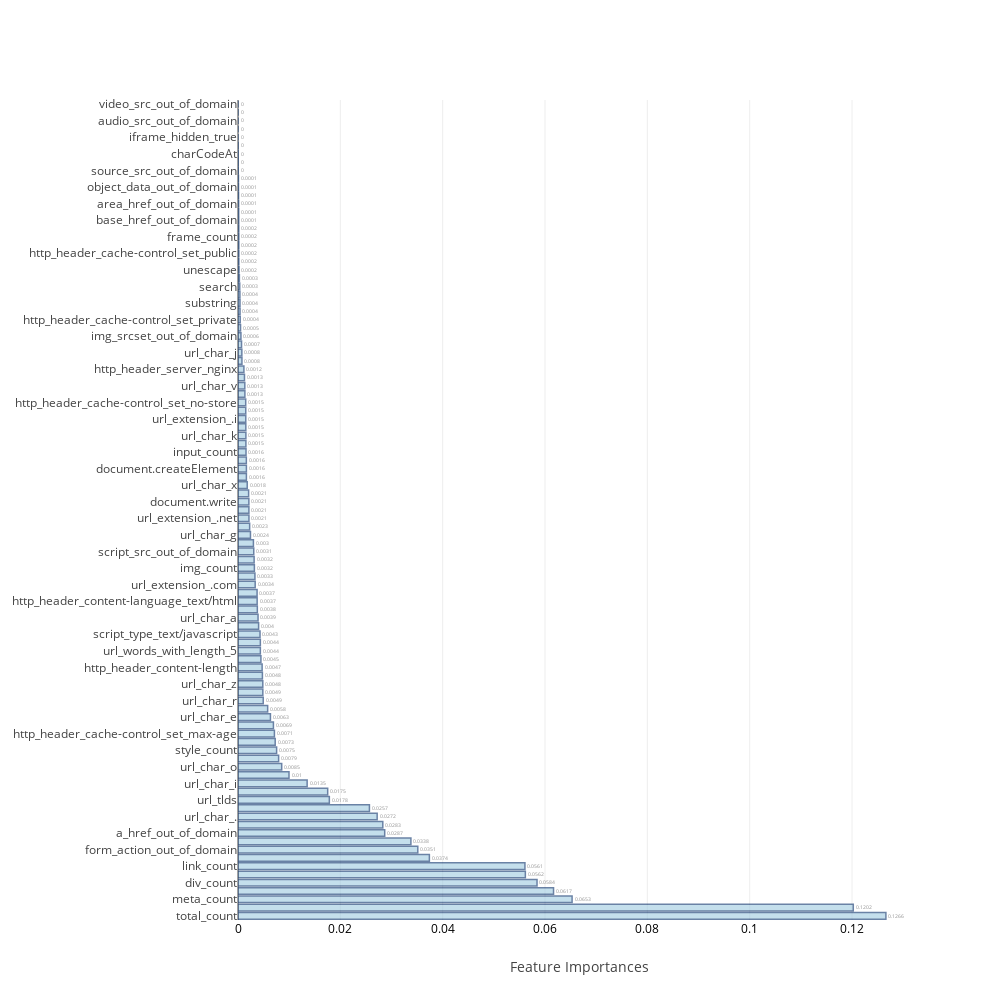
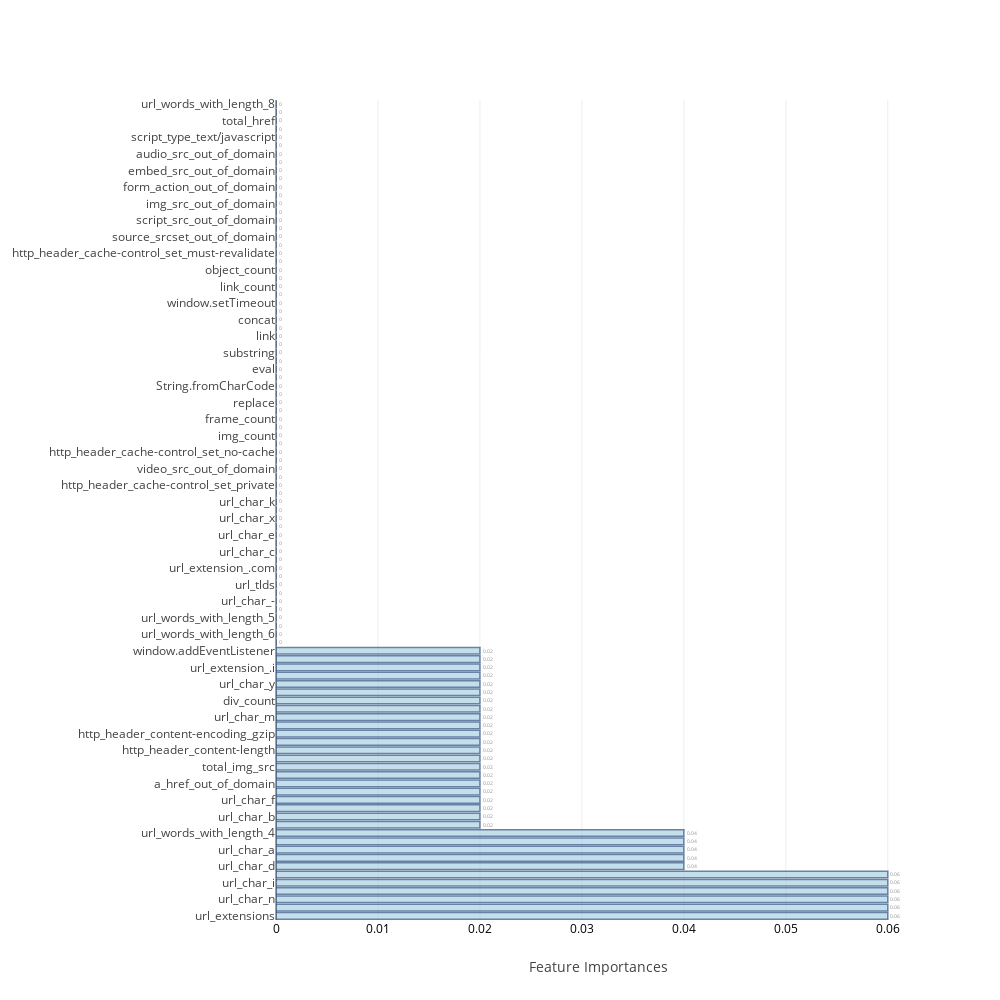

Write notebook code for charts like these, in order.
### Markdown cell above
### <a id='2' style="text-decoration : none; color : #000000;"> 2. OverSampling </a>

### Code cell
sm = SMOTE(random_state=12, ratio = {1:24327})
X_train, Y_train = sm.fit_sample(scaled_X_train,train_Y)


ind_columns=['KNeighborsClassifier','RandomForestClassifier','AdaBoostClassifier',
             'GradientBoostingClassifier','ExtraTreeClassifier','XGB','BaggingClassifier','Neural Network-1']

f=[KNN_model,RandomForest,AdaBoost,GradientBoosting, ExtraTree,XGB,Bagging,DeepLearning1]

## Table to store training and test measures
table_80_50_train=pd.DataFrame(columns=['accuracy','TP','TN','FP','FN','FPR','FNR'])
table_80_50_test=pd.DataFrame(columns=['accuracy','TP','TN','FP','FN','FPR','FNR','auc','MCC','Precision','Recall'])

feat_imp=[None]*5
j=0
for i in range(0,8):
    if i>=1 and i<=5:
        model,cm_train,cm_test,acc_train,acc_test,roc_auc,feat_imp[j],mcc,prec,rec=f[i](X_train,Y_train,scaled_X_test,test_Y,columns)
        j=j+1
    else:
        model,cm_train,cm_test,acc_train,acc_test,roc_auc,mcc,prec,rec=f[i](X_train,Y_train,scaled_X_test,test_Y)
    table_80_50_train.loc[i]=   ([acc_train,cm_train.TP,cm_train.TN,cm_train.FP,cm_train.FN,cm_train.FPR,cm_train.FNR])
    table_80_50_test.loc[i] =   ([acc_test ,cm_test.TP, cm_test.TN, cm_test.FP, cm_test.FN, cm_test.FPR, cm_test.FNR,roc_auc,mcc,prec,rec])
    print("\n")

### Figure 1 — Plotly figure (JSON) as saved in the notebook; plotly's stock layout.template omitted (floating-point values rounded to 4 significant figures)
{"data": [{"marker": {"color": "rgb(158,202,225)", "line": {"color": "rgb(8,48,107)", "width": 1.5}}, "opacity": 0.6, "orientation": "h", "text": [0.1266, 0.1202, 0.0653, 0.0617, 0.0584, 0.0562, 0.0561, 0.0374, 0.0351, 0.0338, 0.0287, 0.0283, 0.0272, 0.0257, 0.0178, 0.0175, 0.0135, 0.01, 0.0085, 0.0079, 0.0075, 0.0073, 0.0071, 0.0069, 0.0063, 0.0058, 0.0049, 0.0049, 0.0048, 0.0048, 0.0047, 0.0045, 0.0044, 0.0044, 0.0043, 0.004, 0.0039, 0.0038, 0.0037, 0.0037, 0.0034, 0.0033, 0.0032, 0.0032, 0.0031, 0.003, 0.0024, 0.0023, 0.0021, 0.0021, 0.0021, 0.0021, 0.0018, 0.0016, 0.0016, 0.0016, 0.0016, 0.0015, 0.0015, 0.0015, 0.0015, 0.0015, 0.0015, 0.0013, 0.0013, 0.0013, 0.0012, 0.0008, 0.0008, 0.0007, 0.0006, 0.0005, 0.0004, 0.0004, 0.0004, 0.0004, 0.0003, 0.0003, 0.0002, 0.0002, 0.0002, 0.0002, 0.0002, 0.0002, 0.0001, 0.0001, 0.0001, 0.0001, 0.0001, 0.0001, 0, 0, 0, 0, 0, 0, 0, 0, 0], "textposition": "outside", "type": "bar", "uid": "e7513dfb-a9d9-4b2d-970e-7fad73d81c86", "x": [0.1266, 0.1202, 0.06529, 0.06167, 0.05844, 0.05616, 0.05607, 0.0374, 0.03514, 0.03379, 0.02867, 0.0283, 0.02719, 0.02568, 0.01785, 0.01753, 0.01351, 0.009967, 0.00854, 0.007939, 0.007545, 0.007268, 0.007118, 0.006922, 0.006339, 0.005795, 0.004929, 0.004852, 0.004847, 0.00477, 0.004715, 0.004479, 0.00437, 0.004367, 0.004305, 0.004028, 0.003917, 0.003779, 0.003743, 0.003729, 0.003357, 0.003309, 0.003202, 0.003151, 0.003078, 0.003014, 0.002436, 0.002277, 0.002143, 0.002132, 0.002122, 0.002075, 0.001802, 0.001641, 0.001641, 0.001629, 0.001567, 0.001545, 0.001541, 0.001528, 0.001519, 0.001514, 0.001507, 0.001346, 0.00133, 0.001264, 0.001155, 0.00077, 0.0007532, 0.0006934, 0.0005718, 0.000496, 0.000433, 0.000399, 0.000388, 0.0003725, 0.0003378, 0.0002688, 0.0002047, 0.0001703, 0.0001682, 0.0001666, 0.0001654, 0.0001599, 0.0001489, 0.0001398, 0.0001243, 0.0001108, 9.57e-05, 9.122e-05, 4.636e-05, 4.393e-05, 3.45e-05, 1.99e-05, 0, 0, 0, 0, 0], "y": ["total_count", "total_href", "meta_count", "a_count", "div_count", "total_img_src", "link_count", "url_length", "form_action_out_of_domain", "url_extensions", "a_href_out_of_domain", "url_words_with_length_4", "url_char_.", "url_char_w", "url_tlds", "title_count", "url_char_i", "link_href_out_of_domain", "url_char_o", "url_char_c", "style_count", "http_header_server_apache", "http_header_cache-control_set_max-age", "http_header_content-encoding_gzip", "url_char_e", "url_char_l", "url_char_r", "url_char_s", "url_char_z", "url_char_m", "http_header_content-length", "url_char_d", "url_words_with_length_5", "url_char_n", "script_type_text/javascript", "url_char_u", "url_char_a", "url_char_t", "http_header_content-language_text/html", "url_char_y", "url_extension_.com", "url_char_b", "img_count", "http_header_cache-control_set_must-revalidate", "script_src_out_of_domain", "url_char_p", "url_char_g", "url_char_h", "url_extension_.net", "url_char_f", "document.write", "url_words_with_length_6", "url_char_x", "iframe_count", "document.createElement", "iframe_src_out_of_domain", "input_count", "url_words_with_length_7", "url_char_k", "replace", "url_extension_.i", "http_header_cache-control_set_no-cache", "http_header_cache-control_set_no-store", "url_char_-", "url_char_v", "img_src_out_of_domain", "http_header_server_nginx", "url_words_with_length_8", "url_char_j", "parseInt", "img_srcset_out_of_domain", "window.addEventListener", "http_header_cache-control_set_private", "escape", "substring", "exec", "search", "concat", "unescape", "window.setTimeout", "http_header_cache-control_set_public", "embed_src_out_of_domain", "frame_count", "frame_src_out_of_domain", "base_href_out_of_domain", "object_count", "area_href_out_of_domain", "embed_count", "object_data_out_of_domain", "String.fromCharCode", "source_src_out_of_domain", "eval", "charCodeAt", "window.setInterval", "iframe_hidden_true", "link", "audio_src_out_of_domain", "source_srcset_out_of_domain", "video_src_out_of_domain"]}], "layout": {"autosize": false, "height": 1000, "width": 1000, "xaxis": {"tickfont": {"color": "black", "size": 12}, "title": "Feature Importances"}, "yaxis": {"automargin": true}}}

### Figure 2 — Plotly figure (JSON) as saved in the notebook; plotly's stock layout.template omitted (floating-point values rounded to 4 significant figures)
{"data": [{"marker": {"color": "rgb(158,202,225)", "line": {"color": "rgb(8,48,107)", "width": 1.5}}, "opacity": 0.6, "orientation": "h", "text": [0.06, 0.06, 0.06, 0.06, 0.06, 0.06, 0.04, 0.04, 0.04, 0.04, 0.04, 0.02, 0.02, 0.02, 0.02, 0.02, 0.02, 0.02, 0.02, 0.02, 0.02, 0.02, 0.02, 0.02, 0.02, 0.02, 0.02, 0.02, 0.02, 0.02, 0.02, 0.02, 0.02, 0, 0, 0, 0, 0, 0, 0, 0, 0, 0, 0, 0, 0, 0, 0, 0, 0, 0, 0, 0, 0, 0, 0, 0, 0, 0, 0, 0, 0, 0, 0, 0, 0, 0, 0, 0, 0, 0, 0, 0, 0, 0, 0, 0, 0, 0, 0, 0, 0, 0, 0, 0, 0, 0, 0, 0, 0, 0, 0, 0, 0, 0, 0, 0, 0, 0], "textposition": "outside", "type": "bar", "uid": "6b5e20ad-86f1-4c7b-8a04-6fb13d17a264", "x": [0.06, 0.06, 0.06, 0.06, 0.06, 0.06, 0.04, 0.04, 0.04, 0.04, 0.04, 0.02, 0.02, 0.02, 0.02, 0.02, 0.02, 0.02, 0.02, 0.02, 0.02, 0.02, 0.02, 0.02, 0.02, 0.02, 0.02, 0.02, 0.02, 0.02, 0.02, 0.02, 0.02, 0, 0, 0, 0, 0, 0, 0, 0, 0, 0, 0, 0, 0, 0, 0, 0, 0, 0, 0, 0, 0, 0, 0, 0, 0, 0, 0, 0, 0, 0, 0, 0, 0, 0, 0, 0, 0, 0, 0, 0, 0, 0, 0, 0, 0, 0, 0, 0, 0, 0, 0, 0, 0, 0, 0, 0, 0, 0, 0, 0, 0, 0, 0, 0, 0, 0], "y": ["url_extensions", "url_char_s", "url_char_n", "title_count", "url_char_i", "url_char_p", "url_char_d", "url_char_w", "url_char_a", "url_char_o", "url_words_with_length_4", "img_srcset_out_of_domain", "url_char_b", "link_href_out_of_domain", "url_char_f", "url_char_h", "a_href_out_of_domain", "http_header_server_apache", "total_img_src", "url_char_l", "http_header_content-length", "http_header_cache-control_set_max-age", "http_header_content-encoding_gzip", "document.createElement", "url_char_m", "a_count", "div_count", "url_char_z", "url_char_y", "url_length", "url_extension_.i", "url_char_u", "window.addEventListener", "url_words_with_length_7", "url_words_with_length_6", "http_header_content-language_text/html", "url_words_with_length_5", "http_header_server_nginx", "url_char_-", "url_char_.", "url_tlds", "url_char_r", "url_extension_.com", "url_extension_.net", "url_char_c", "url_char_t", "url_char_e", "url_char_g", "url_char_x", "url_char_j", "url_char_k", "url_char_v", "http_header_cache-control_set_private", "http_header_cache-control_set_public", "video_src_out_of_domain", "http_header_cache-control_set_no-store", "http_header_cache-control_set_no-cache", "input_count", "img_count", "iframe_count", "frame_count", "embed_count", "replace", "unescape", "String.fromCharCode", "parseInt", "eval", "escape", "substring", "search", "link", "exec", "concat", "charCodeAt", "window.setTimeout", "window.setInterval", "link_count", "meta_count", "object_count", "frame_src_out_of_domain", "http_header_cache-control_set_must-revalidate", "document.write", "source_srcset_out_of_domain", "source_src_out_of_domain", "script_src_out_of_domain", "object_data_out_of_domain", "img_src_out_of_domain", "iframe_src_out_of_domain", "form_action_out_of_domain", "style_count", "embed_src_out_of_domain", "base_href_out_of_domain", "audio_src_out_of_domain", "area_href_out_of_domain", "script_type_text/javascript", "iframe_hidden_true", "total_href", "total_count", "url_words_with_length_8"]}], "layout": {"autosize": false, "height": 1000, "width": 1000, "xaxis": {"tickfont": {"color": "black", "size": 12}, "title": "Feature Importances"}, "yaxis": {"automargin": true}}}
